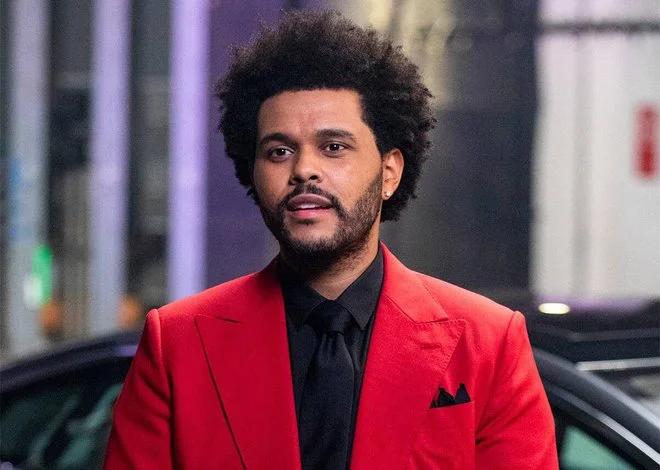
#> input picture Image_Processing/TUẦN 4 - PHÂN VÙNG ẢNH/PhanVungAnh/Region/the_weeknd.webp, 660 x 470 px, found by its file name
$ python segment.py
#> lines starting #> are read from the running program, lines starting #| are printed output that depends on the picture; after the words box and inside, x2 and y2 are one past the last pixel; in counts of white or black regions, pixels touching at a corner belong together
#> in main, image is the input picture: shape (470, 660, 3); mean B, G, R 92.9, 78.9, 118.7
import cv2
import numpy as np

def segment_image_by_region(image):
    # Chuyển đổi ảnh sang không gian màu HSV để dễ dàng xử lý các đặc trưng màu sắc
    image_hsv = cv2.cvtColor(image, cv2.COLOR_BGR2HSV)
#> image_hsv: shape (470, 660, 3); mean H, S, V 112.1, 97.3, 128.1

    # Phân vùng dựa trên màu sắc xanh lá cây
    lower_green = np.array([35, 50, 50])
    upper_green = np.array([90, 255, 255])
    mask_green = cv2.inRange(image_hsv, lower_green, upper_green)
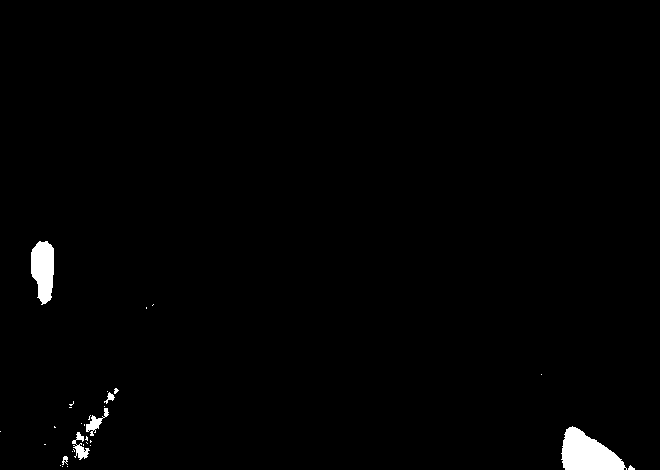
#> mask_green: shape (470, 660); 1.1% white; 31 white regions (24 under 20 px), largest, box (x1, y1, x2, y2) and area: (561, 426, 627, 470) 1809, (31, 241, 54, 305) 1122, (86, 408, 109, 436) 211

    # Phân vùng dựa trên màu sắc đỏ
    lower_red = np.array([0, 50, 50])
    upper_red = np.array([10, 255, 255])
    mask_red1 = cv2.inRange(image_hsv, lower_red, upper_red)
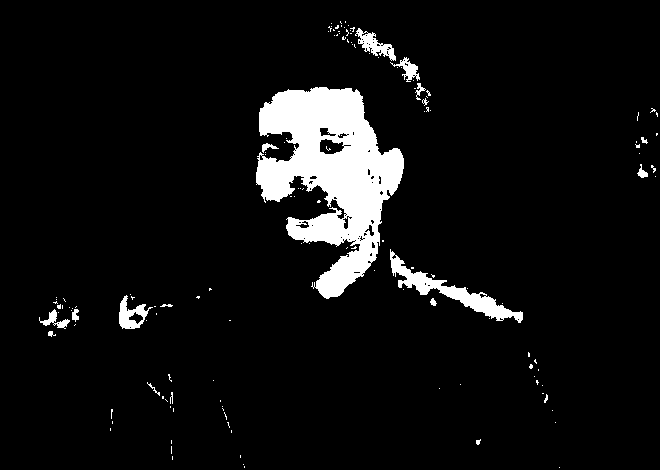
#> mask_red1: shape (470, 660); 6.6% white; 141 white regions (122 under 20 px), largest, box (x1, y1, x2, y2) and area: (256, 87, 404, 299) 16142, (390, 249, 523, 323) 1948, (119, 295, 153, 329) 513

    lower_red = np.array([170, 50, 50])
    upper_red = np.array([180, 255, 255])
    mask_red2 = cv2.inRange(image_hsv, lower_red, upper_red)
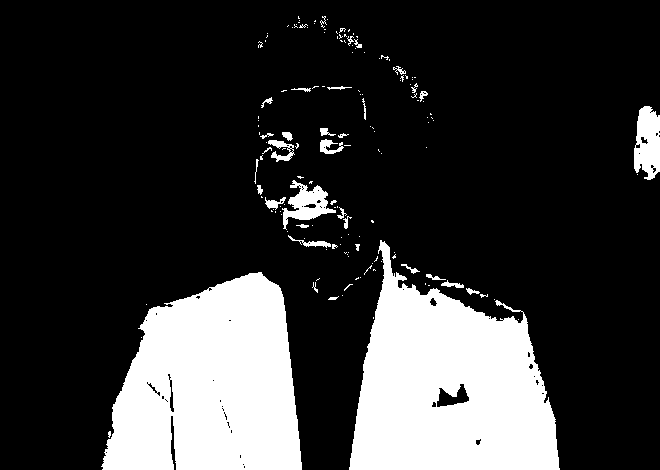
#> mask_red2: shape (470, 660); 21.1% white; 155 white regions (120 under 20 px), largest, box (x1, y1, x2, y2) and area: (349, 240, 560, 470) 30627, (101, 272, 302, 470) 29830, (634, 106, 660, 180) 1476

    mask_red = cv2.bitwise_or(mask_red1, mask_red2)
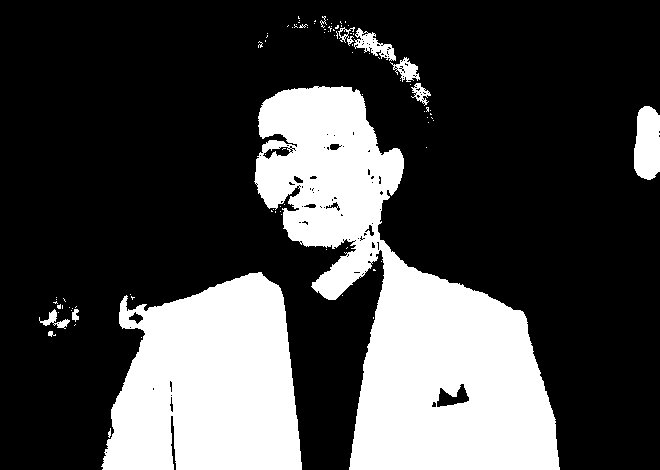
#> mask_red: shape (470, 660); 27.7% white; 90 white regions (79 under 20 px), largest, box (x1, y1, x2, y2) and area: (254, 86, 560, 470) 51945, (101, 272, 302, 470) 30538, (634, 106, 660, 180) 1646

    # Kết hợp các mask lại với nhau
    mask_combined = cv2.bitwise_or(mask_green, mask_red)
#> mask_combined: shape (470, 660); 28.8% white; 120 white regions (102 under 20 px), largest, box (x1, y1, x2, y2) and area: (254, 86, 560, 470) 51946, (101, 272, 302, 470) 30538, (561, 426, 627, 470) 1809

    # Áp dụng morphology operations để loại bỏ nhiễu và cải thiện đường viền
    kernel = np.ones((5,5), np.uint8)
    mask_combined = cv2.morphologyEx(mask_combined, cv2.MORPH_CLOSE, kernel)
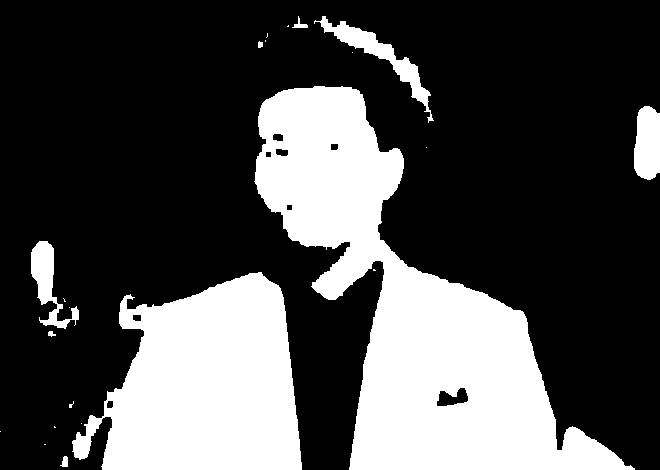
#> mask_combined: shape (470, 660); 29.7% white; 22 white regions (13 under 20 px), largest, box (x1, y1, x2, y2) and area: (254, 86, 635, 470) 54910, (72, 272, 302, 470) 31709, (314, 16, 434, 123) 2065
    mask_combined = cv2.morphologyEx(mask_combined, cv2.MORPH_OPEN, kernel)
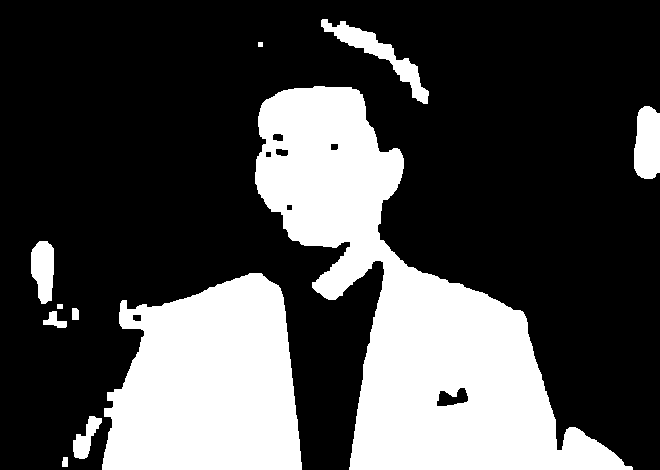
#> mask_combined: shape (470, 660); 29.5% white; 11 white regions, largest, box (x1, y1, x2, y2) and area: (255, 86, 633, 470) 54887, (102, 273, 302, 470) 31014, (321, 19, 429, 104) 1967

    # Áp dụng mask lên ảnh gốc để tạo ảnh phân vùng
    segmented_image = cv2.bitwise_and(image, image, mask=mask_combined)
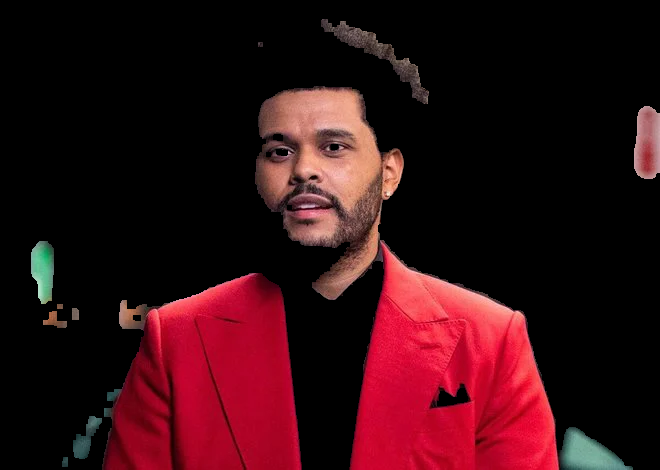
#> segmented_image: shape (470, 660, 3); mean B, G, R 18.6, 13.3, 51.4

    return segmented_image

def main():
    # Load ảnh
    image = cv2.imread('PhanVungAnh/Region/the_weeknd.webp')

    # Phân vùng ảnh bằng phương pháp dựa trên đặc trưng và thuộc tính (màu sắc)
    segmented_image_region = segment_image_by_region(image)

    # Hiển thị ảnh gốc và ảnh đã phân vùng
    cv2.imshow('Original Image', image)
    cv2.imshow('Segmented Image (Region-based)', segmented_image_region)
    cv2.waitKey(0)
    cv2.destroyAllWindows()

if __name__ == "__main__":
    main()

$ run again, with Image_Processing/TUẦN 4 - PHÂN VÙNG ẢNH/PhanVungAnh/Region/image.png saved as Image_Processing/TUẦN 4 - PHÂN VÙNG ẢNH/PhanVungAnh/Region/the_weeknd.webp
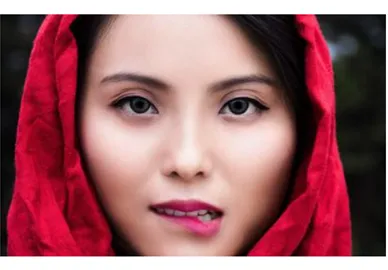
#> input picture Image_Processing/TUẦN 4 - PHÂN VÙNG ẢNH/PhanVungAnh/Region/image.png, 388 x 270 px, found by its file name
#> in main, image is the input picture: shape (270, 388, 3); mean B, G, R 102.6, 96.5, 155.1
#> image_hsv: shape (270, 388, 3); mean H, S, V 72.6, 111.7, 155.5
#> in segment_image_by_region, `mask_green = cv2.inRange(image_hsv, lower_green, upper_green)`:
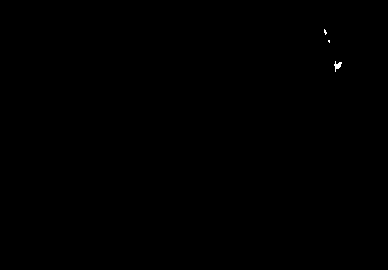
#> mask_green: shape (270, 388); 0.06% white; 3 white regions (2 under 20 px), largest, box (x1, y1, x2, y2) and area: (334, 61, 342, 72) 42
#> mask_red1: shape (270, 388); 23.6% white; 53 white regions (50 under 20 px), largest, box (x1, y1, x2, y2) and area: (80, 14, 296, 256) 24513, (204, 212, 217, 218) 43, (352, 234, 353, 256) 22
#> mask_red2: shape (270, 388); 28.4% white; 74 white regions (54 under 20 px), largest, box (x1, y1, x2, y2) and area: (6, 14, 115, 257) 16315, (247, 14, 352, 257) 10215, (152, 198, 224, 239) 1475
#> mask_red: shape (270, 388); 52% white; 14 black regions (7 under 20 px), largest, box (x1, y1, x2, y2) and area: (0, 0, 388, 270) 41635, (94, 96, 279, 168) 6009, (155, 176, 225, 204) 892
#> in segment_image_by_region, `segmented_image = cv2.bitwise_and(image, image, mask=mask_combined)`:
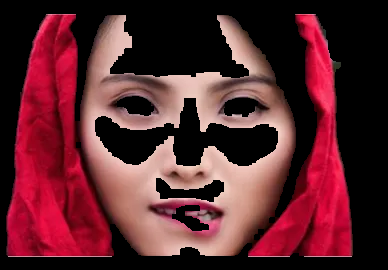
#> segmented_image: shape (270, 388, 3); mean B, G, R 44.5, 37.7, 91
